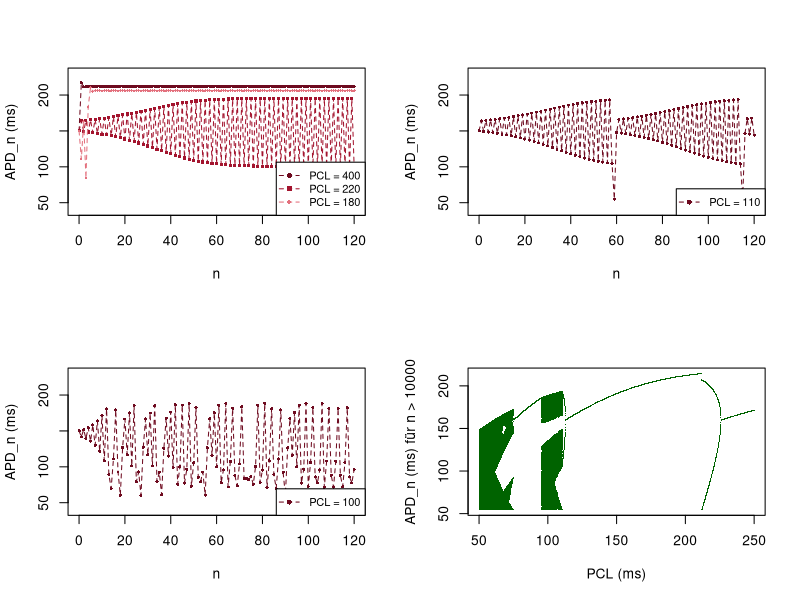

Here is the R script that generated this plot:
# Abb. 1.41: Parameterstudie und Bifurkationsdiagramm zum APD-Modell (Buch, Abschnitt 1.6, Gl. 1.49)
# APD_{n+1} = f(APD_n) mit APD_0 = 150 ms, DI_min = 5 ms und verschiedenen Reizperioden PCL
# (c) 2026 Philipp Kügler · Programm zum Buch „Dynamische Systeme in den Lebenswissenschaften“ · MIT-Lizenz (siehe LICENSE)
DImin <- 5; APD0 <- 150; N <- 120
r <- function(DI) 220 - 180 * exp(-DI / 60)
f <- function(APD, PCL) r(ceiling((APD + DImin) / PCL) * PCL - APD)

n <- 0:N
farben <- c(rgb(0.43, 0.04, 0.12), rgb(0.64, 0.08, 0.18), rgb(0.89, 0.44, 0.49)); zeichen <- c(16, 15, 18)
PCLliste <- list(c(400, 220, 180), 110, 100)
par(mfrow = c(2, 2))
for (p in 1:3) {
  PCLs <- PCLliste[[p]]
  plot(NULL, xlim = c(0, N), ylim = c(40, 230), xlab = "n", ylab = "APD_n (ms)")
  for (i in seq_along(PCLs)) {
    A <- numeric(N + 1); A[1] <- APD0
    for (k in 1:N) A[k + 1] <- f(A[k], PCLs[i])
    lines(n, A, type = "o", lty = 2, pch = zeichen[i], cex = 0.5, col = farben[i])
    cat(sprintf("PCL = %d ms:  APD_117 ... APD_120 =", PCLs[i]), sprintf("%.1f", A[118:121]), "\n")
  }
  legend("bottomright", legend = sprintf("PCL = %d", PCLs), col = farben[seq_along(PCLs)], pch = zeichen, lty = 2, cex = 0.8)
}

PCL <- seq(50, 250, length.out = 4000)   # Bifurkationsdiagramm bzgl. PCL
A <- rep(APD0, length(PCL))
for (k in 1:10000) A <- f(A, PCL)
P <- c(); W <- c()
for (k in 1:150) { A <- f(A, PCL); P <- c(P, PCL); W <- c(W, A) }
plot(P, W, pch = ".", col = rgb(0, 0.39, 0), xlab = "PCL (ms)", ylab = "APD_n (ms) für n > 10000")
